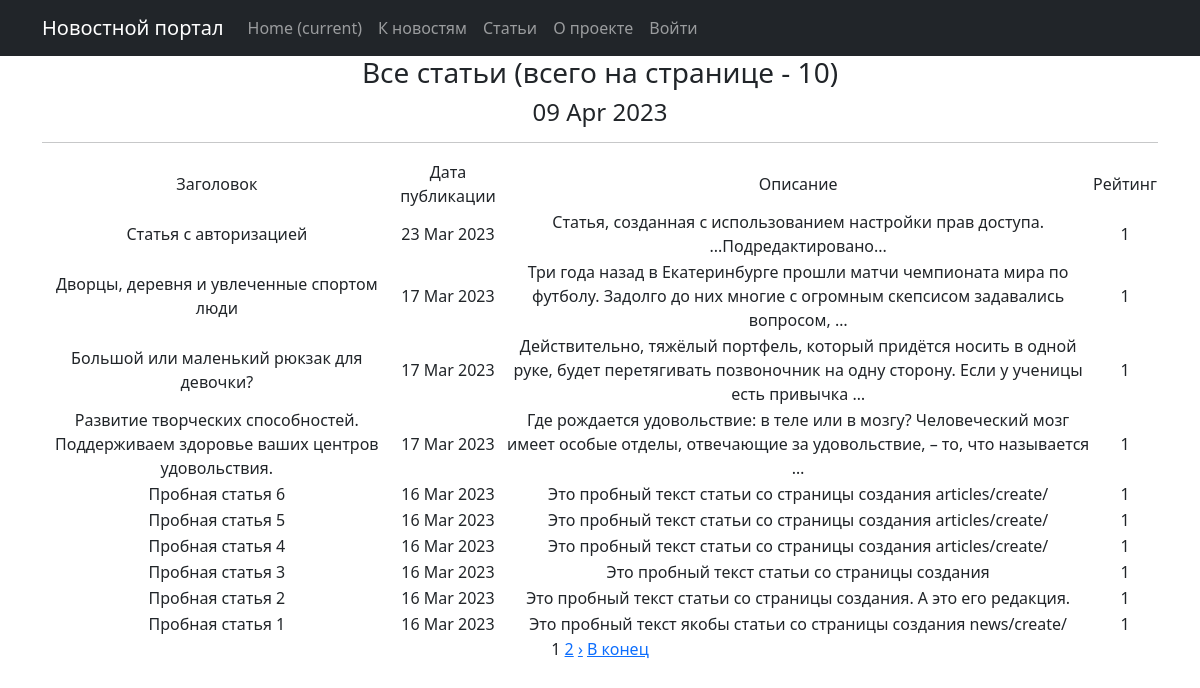
Screenshot of /posts/articles/ with the database file from the repository.
### news/models.py (models this page shows, shortened)
class Post(models.Model):
    author = models.ForeignKey(Author, on_delete=models.CASCADE)
    content = models.CharField(max_length=2, choices=CONTENTS)
    time_in = models.DateTimeField(auto_now_add=True)
    category = models.ManyToManyField(Category, through='PostCategory')
    title = models.CharField(max_length=255,)
    content_text = models.TextField()
    content_rate = models.IntegerField(default=1)

### news/views.py (the view)
# urls.py: path('articles/', ArticlesList.as_view(), name='articles_list'),
class ArticlesList(ListView):
    model = Post
    queryset = Post.objects.filter(content = 'AC')
    ordering = '-time_in'
    template_name = 'articles.html'
    context_object_name = 'articles'
    paginate_by = 10
    def get_queryset(self):
        queryset = super().get_queryset()
        self.filterset = PostFilter(self.request.GET, queryset)
        return self.filterset.qs
    def get_context_data(self, **kwargs):
        context = super().get_context_data(**kwargs)
        context['time_now'] = datetime.utcnow()
        context['filterset'] = self.filterset
        return context

### news/templatetags/custom_filters.py (called while the page is built)
@register.filter()
@stringfilter #чтобы не вызывать ошибки, приведем в строку
def censor(value, bad_words = bad_list):
    words = value.split()#разделим строку
    new_line=''
    for word in words:
        if word.lower() in bad_words in bad_words:
            new_line += word[0] #если да, первый символ оставляем
            for i in word[1:]:
                new_line += '*'#остальные заменяем на *
            new_line += ' '
        elif (word[:-1].lower()) in bad_words:
            new_line += word[0]
            for i in word[1:-1]:
                new_line += '*'
            new_line += (word[-1] + ' ')
        else:
            new_line += (word + ' ')
    return new_line.rstrip()

### news/templatetags/custom_tags.py (called while the page is built)
@register.simple_tag(takes_context=True)
def url_replace(context, **kwargs):
   d = context['request'].GET.copy()
   for k, v in kwargs.items():
       d[k] = v
   return d.urlencode()

### templates/articles.html (shortened to what this page needs)
{% extends 'flatpages/default.html' %}
{% load custom_filters %}
{% load custom_tags %}
{% block content %}
    <h3>Все статьи (всего на странице - {{ articles|length}})</h3>
    <h4>{{ time_now|date:'d M Y'}}</h4>
    <hr>
    {% if articles %}
       <table>
           <tr>
               <td>Заголовок</td>
               <td>Дата публикации</td>
               <td>Описание</td>
               <td>Рейтинг</td>
           </tr>
           {% for post in articles %}
           <tr>
               <td>{{ post.title|censor }}</td>
               <td>{{ post.time_in|date:'d M Y' }}</td>
               <td>{{ post.content_text|censor|truncatewords:20 }}</td>
               <td>{{ post.content_rate }}</td>
           </tr>
           {% endfor %}
       </table>
    {% else %}
        <h3>Новости не найдены</h3>
    {% endif %}
   {{ page_obj.number }}
   {% if page_obj.has_next %}
       <a href="?{% url_replace page=page_obj.next_page_number %}">{{ page_obj.next_page_number }}</a>
   {% endif %}
        {% if page_obj.has_next %}
            <a href="?{% url_replace page=page_obj.next_page_number %}">&rsaquo;</a>
            <a href="?{% url_replace page=page_obj.paginator.num_pages %}">В конец</a>
        {% endif %}
{% endblock content %}

### rows the page displays
Post: title|censor "Статья с авторизацией", time_in "23 Mar 2023", content_text|censor "Статья, созданная с использованием настройки прав доступа. ...Подредактировано...", content_rate "1"
Post: title|censor "Дворцы, деревня и увлеченные спортом люди", time_in "17 Mar 2023", content_text|censor "Три года назад в Екатеринбурге прошли матчи чемпионата мира по футболу. Задолго до них многие с огромным скепсисом задавались вопросом, …", content_rate "1"
Post: title|censor "Большой или маленький рюкзак для девочки?", time_in "17 Mar 2023", content_text|censor "Действительно, тяжёлый портфель, который придётся носить в одной руке, будет перетягивать позвоночник на одну сторону. Если у ученицы есть привычка …", content_rate "1"
Post: title|censor "Развитие творческих способностей. Поддерживаем здоровье ваших центров удовольствия.", time_in "17 Mar 2023", content_text|censor "Где рождается удовольствие: в теле или в мозгу? Человеческий мозг имеет особые отделы, отвечающие за удовольствие, – то, что называется …", content_rate "1"
Post: title|censor "Пробная статья 6", time_in "16 Mar 2023", content_text|censor "Это пробный текст статьи со страницы создания articles/create/", content_rate "1"
Post: title|censor "Пробная статья 5", time_in "16 Mar 2023", content_text|censor "Это пробный текст статьи со страницы создания articles/create/", content_rate "1"
Post: title|censor "Пробная статья 4", time_in "16 Mar 2023", content_text|censor "Это пробный текст статьи со страницы создания articles/create/", content_rate "1"
Post: title|censor "Пробная статья 3", time_in "16 Mar 2023", content_text|censor "Это пробный текст статьи со страницы создания", content_rate "1"
Post: title|censor "Пробная статья 2", time_in "16 Mar 2023", content_text|censor "Это пробный текст статьи со страницы создания. А это его редакция.", content_rate "1"
Post: title|censor "Пробная статья 1", time_in "16 Mar 2023", content_text|censor "Это пробный текст якобы статьи со страницы создания news/create/", content_rate "1"

### other values shown
{{ articles|length }} "10"
{{ time_now|date:'d M Y' }} "09 Apr 2023"
{{ page_obj.number }} "1"
{{ page_obj.next_page_number }} "2"
